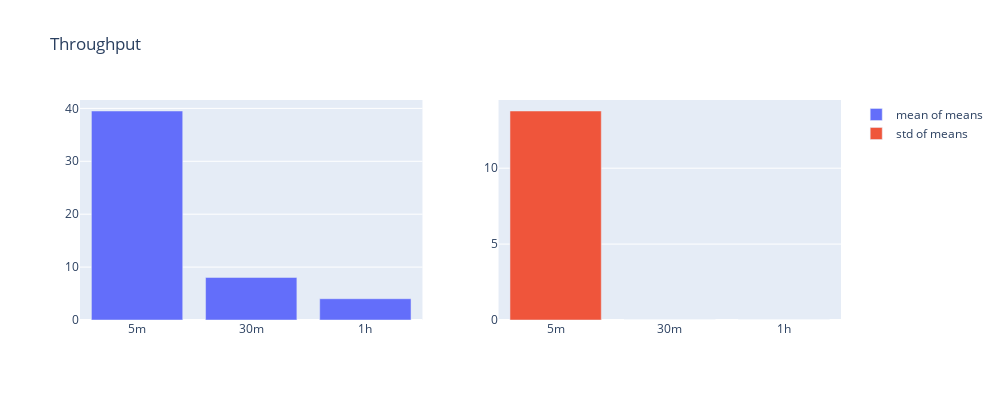

Notebook code for this chart:
### Code cell
bar_plot("Throughput", throughput)

### Figure 1 — Plotly figure (JSON) as saved in the notebook; plotly's stock layout.template omitted (floating-point values rounded to 4 significant figures)
{"data": [{"name": "mean of means", "type": "bar", "x": ["5m", "30m", "1h"], "xaxis": "x", "y": [39.51, 8.047, 4.023], "yaxis": "y"}, {"name": "std of means", "type": "bar", "x": ["5m", "30m", "1h"], "xaxis": "x2", "y": [13.77, 0.0003096, 0.0002834], "yaxis": "y2"}], "layout": {"height": 400, "title": {"text": "Throughput"}, "width": 1000, "xaxis": {"anchor": "y", "autorange": true, "domain": [0, 0.45], "range": [-0.5, 2.5], "type": "category"}, "xaxis2": {"anchor": "y2", "autorange": true, "domain": [0.55, 1], "range": [-0.5, 2.5], "type": "category"}, "yaxis": {"anchor": "x", "autorange": true, "domain": [0, 1], "range": [0, 41.59], "type": "linear"}, "yaxis2": {"anchor": "x2", "autorange": true, "domain": [0, 1], "range": [0, 14.49], "type": "linear"}}}
